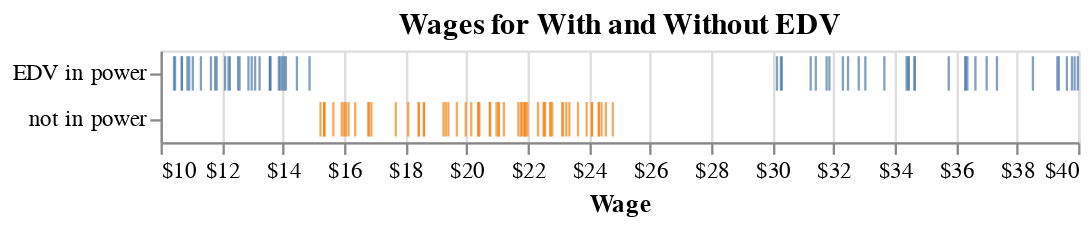

Notebook cell for this chart:
### Markdown cell above
**Question 2.7** 
<br> {points: 5}

Time to improve the plots provided by the EDV party! 

This is a bit of an ambiguous question so we are providing you with some directions to help pass the tests.

- Make a plot that has the following criteria and name this plot `wages_new_plots`.
- Use the "default" theme.
- Use `.mark_tick()` for the plotting type. 
- Makes sure you are mapping the columns `wage` and `when` to the x and y-axis respectively. It's also useful to map the `when` column to the colour channel as well. 
- For the x-axis, set the axis format to dollars (\$) and stop the axis from starting at zero (*Hint:[scale](https://stackoverflow.com/questions/62281179/how-to-adjust-scale-ranges-in-altair)*). 
- For the y-axis, do not include an axis label.
- There is no need to include a legend for the colour channel in this case so make sure you remove it in the plot.

### Code cell
wages_new_plots = alt.Chart(wages_df).mark_tick().encode(
    alt.X('wage', title='Wage', axis=alt.Axis(format='$'),
         scale=alt.Scale(zero=False)),
    alt.Y('when', title=None),
    alt.Color('when', legend=None)).properties(title="Wages for With and Without EDV")
wages_new_plots

### Figure 1 — Vega-Lite specification as saved in the notebook (floating-point values rounded to 4 significant figures)
{"config": {"view": {"continuousWidth": 400, "continuousHeight": 300}}, "data": {"name": "data-e76c89c737670c826eee317550be2396"}, "mark": "tick", "encoding": {"color": {"type": "nominal", "field": "when", "legend": null}, "x": {"type": "quantitative", "axis": {"format": "$"}, "field": "wage", "scale": {"zero": false}, "title": "Wage"}, "y": {"type": "nominal", "field": "when", "title": null}}, "title": "Wages for With and Without EDV", "$schema": "https://vega.github.io/schema/vega-lite/v4.8.1.json", "datasets": {"data-e76c89c737670c826eee317550be2396": [{"when": "EDV in power", "wage": 12.11}, {"when": "EDV in power", "wage": 12.87}, {"when": "EDV in power", "wage": 12.53}, {"when": "EDV in power", "wage": 11.65}, {"when": "EDV in power", "wage": 10.47}, {"when": "EDV in power", "wage": 10.7}, {"when": "EDV in power", "wage": 13.24}, {"when": "EDV in power", "wage": 12.58}, {"when": "EDV in power", "wage": 14.1}, {"when": "EDV in power", "wage": 13.59}, {"when": "EDV in power", "wage": 14.04}, {"when": "EDV in power", "wage": 11.78}, {"when": "EDV in power", "wage": 12.98}, {"when": "EDV in power", "wage": 13.91}, {"when": "EDV in power", "wage": 13.57}, {"when": "EDV in power", "wage": 12.22}, {"when": "EDV in power", "wage": 10.69}, {"when": "EDV in power", "wage": 10.94}, {"when": "EDV in power", "wage": 14.87}, {"when": "EDV in power", "wage": 10.88}, {"when": "EDV in power", "wage": 12.27}, {"when": "EDV in power", "wage": 11.05}, {"when": "EDV in power", "wage": 14.46}, {"when": "EDV in power", "wage": 11.32}, {"when": "EDV in power", "wage": 13.09}, {"when": "EDV in power", "wage": 13.98}, {"when": "EDV in power", "wage": 10.44}, {"when": "EDV in power", "wage": 13.58}, {"when": "EDV in power", "wage": 13.87}, {"when": "EDV in power", "wage": 11.83}, {"when": "EDV in power", "wage": 36.64}, {"when": "EDV in power", "wage": 34.65}, {"when": "EDV in power", "wage": 32.83}, {"when": "EDV in power", "wage": 33.66}, {"when": "EDV in power", "wage": 39.99}, {"when": "EDV in power", "wage": 30.31}, {"when": "EDV in power", "wage": 34.66}, {"when": "EDV in power", "wage": 30.15}, {"when": "EDV in power", "wage": 31.42}, {"when": "EDV in power", "wage": 37.01}, {"when": "EDV in power", "wage": 34.44}, {"when": "EDV in power", "wage": 34.46}, {"when": "EDV in power", "wage": 39.32}, {"when": "EDV in power", "wage": 33.04}, {"when": "EDV in power", "wage": 36.32}, {"when": "EDV in power", "wage": 30.28}, {"when": "EDV in power", "wage": 31.87}, {"when": "EDV in power", "wage": 39.37}, {"when": "EDV in power", "wage": 34.39}, {"when": "EDV in power", "wage": 31.25}, {"when": "EDV in power", "wage": 31.78}, {"when": "EDV in power", "wage": 39.88}, {"when": "EDV in power", "wage": 39.63}, {"when": "EDV in power", "wage": 32.48}, {"when": "EDV in power", "wage": 35.77}, {"when": "EDV in power", "wage": 32.31}, {"when": "EDV in power", "wage": 39.79}, {"when": "EDV in power", "wage": 37.34}, {"when": "EDV in power", "wage": 36.31}, {"when": "EDV in power", "wage": 38.52}, {"when": "EDV in power", "wage": 36.38}, {"when": "not in power", "wage": 22.52}, {"when": "not in power", "wage": 18.61}, {"when": "not in power", "wage": 20.42}, {"when": "not in power", "wage": 22.57}, {"when": "not in power", "wage": 24.78}, {"when": "not in power", "wage": 23.13}, {"when": "not in power", "wage": 23.37}, {"when": "not in power", "wage": 20.76}, {"when": "not in power", "wage": 22.34}, {"when": "not in power", "wage": 22.75}, {"when": "not in power", "wage": 18.43}, {"when": "not in power", "wage": 21.9}, {"when": "not in power", "wage": 24.1}, {"when": "not in power", "wage": 18.1}, {"when": "not in power", "wage": 21.9}, {"when": "not in power", "wage": 23.27}, {"when": "not in power", "wage": 15.65}, {"when": "not in power", "wage": 22.74}, {"when": "not in power", "wage": 16.06}, {"when": "not in power", "wage": 16.36}, {"when": "not in power", "wage": 21.22}, {"when": "not in power", "wage": 21.81}, {"when": "not in power", "wage": 19.98}, {"when": "not in power", "wage": 24.1}, {"when": "not in power", "wage": 24.33}, {"when": "not in power", "wage": 21.99}, {"when": "not in power", "wage": 24.56}, {"when": "not in power", "wage": 23.16}, {"when": "not in power", "wage": 18.45}, {"when": "not in power", "wage": 19.69}, {"when": "not in power", "wage": 15.23}, {"when": "not in power", "wage": 15.34}, {"when": "not in power", "wage": 15.35}, {"when": "not in power", "wage": 23.65}, {"when": "not in power", "wage": 22.55}, {"when": "not in power", "wage": 18.61}, {"when": "not in power", "wage": 16.89}, {"when": "not in power", "wage": 16.81}, {"when": "not in power", "wage": 24.42}, {"when": "not in power", "wage": 22.81}, {"when": "not in power", "wage": 20.38}, {"when": "not in power", "wage": 16.14}, {"when": "not in power", "wage": 15.99}, {"when": "not in power", "wage": 20.78}, {"when": "not in power", "wage": 19.32}, {"when": "not in power", "wage": 20.16}, {"when": "not in power", "wage": 19.25}, {"when": "not in power", "wage": 21.04}, {"when": "not in power", "wage": 20.98}, {"when": "not in power", "wage": 21.7}, {"when": "not in power", "wage": 21.78}, {"when": "not in power", "wage": 20.4}, {"when": "not in power", "wage": 23.93}, {"when": "not in power", "wage": 16.79}, {"when": "not in power", "wage": 21.06}, {"when": "not in power", "wage": 17.69}, {"when": "not in power", "wage": 15.36}, {"when": "not in power", "wage": 24.33}, {"when": "not in power", "wage": 15.92}, {"when": "not in power", "wage": 21.93}, {"when": "not in power", "wage": 19.41}]}}
